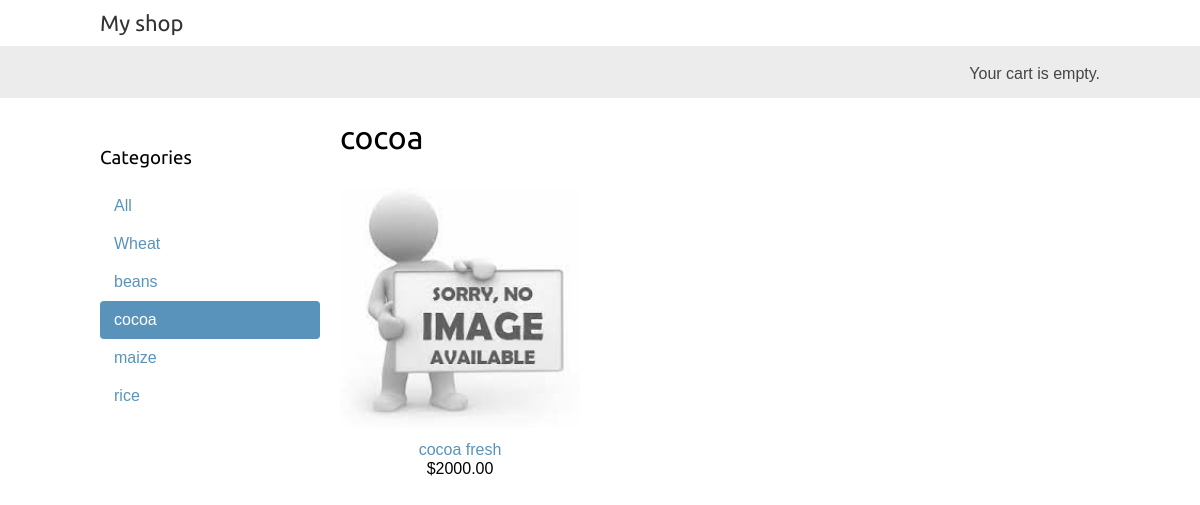
The page /cocoa/ on the database its author committed.
### agriShop/models.py (models this page shows)
class Category(models.Model):
  def get_absolute_url(self):
    return reverse('agriShop:product_list_by_category', args=[self.slug])

class Product(models.Model):
  def get_absolute_url(self):
    return reverse('agriShop:product_detail', args=[self.id, self.slug])

### agriShop/views.py (the view)
# urls.py: path('', views.product_list, name='product_list'),
def product_list(request, category_slug=None):
    category = None
    categories = Category.objects.all()
    products = Product.objects.filter(available=True)
    if category_slug:
        category = get_object_or_404(Category,slug=category_slug)
        products = products.filter(category=category)
    return render(request,
                  'product/list.html',
                  {'category': category,
                   'categories': categories,
                   'products': products})

### agriShop/templates/product/list.html (shortened to what this page needs)
{% extends "agriShop/base.html" %}
{% load static %}
{% block content %}
  <div id="sidebar">
    <h3>Categories</h3>
    <ul>
      <li {% if not category %}class="selected"{% endif %}>
        <a href="{% url "agriShop:product_list" %}">All</a>
      </li>
      {% for c in categories %}
        <li {% if category.slug == c.slug %}class="selected"{% endif %}>
          <a href="{{ c.get_absolute_url }}">{{ c.name }}</a>
        </li>
      {% endfor %}
    </ul>
  </div>
  <div id="main" class="product-list">
    <h1>{% if category %}{{ category.name }}{% else %}Products{% endif %}</h1>
    {% for product in products %}
      <div class="item">
        <a href="{{ product.get_absolute_url }}">
          <img src="{% if product.image %}{{ product.image.url }}{% else %}{% static "img/no_image.jpg" %}{% endif %}">
        </a>
        <a href="{{ product.get_absolute_url }}">{{ product.name }}</a>
        <br>
        ${{ product.price }}
      </div>
    {% endfor %}
  </div>
{% endblock %}

### agriShop/static/css/base.css (style rules this page uses)
body { margin:0; padding:0; font-family:helvetica, sans-serif; }
h1, h2, h3, h4, h5 , h6 { font-family: 'Ubuntu', sans-serif; font-weight:normal; }
a { text-decoration:none; color:#5993bb; }
#sidebar { width:220px; padding:30px 20px 0 0; float:left; }
#sidebar ul { margin:0; padding:0; }
#sidebar ul li { margin:0; list-style:none; padding:10px 14px; }
#sidebar ul li a { display:block; }
#sidebar ul li.selected { background:#5993bb; border-radius:4px; }
#sidebar ul li.selected a { color:#fff; }
#main { float:left; width: 96%; margin-right:-220px; overflow:hidden; }
.product-list .item { width:25%; padding:10px 20px 10px 0; float:left; text-align:center; line-height:1.2; }
.product-list .item img { width:100%; margin-bottom:8px; }

### rows shown on the page
Category: name "Wheat"
Category: name "beans"
Category: name "cocoa"
Category: name "maize"
Category: name "rice"
Product: name "cocoa fresh", price "2000.00"
